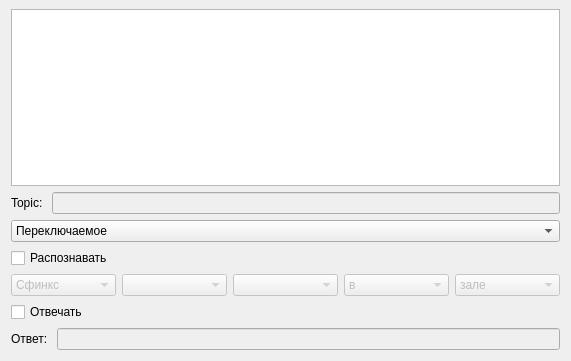
<?xml version="1.0" encoding="UTF-8"?>
<ui version="4.0">
 <class>AddDeviceDialog</class>
 <widget class="QDialog" name="AddDeviceDialog">
  <property name="geometry">
   <rect>
    <x>0</x>
    <y>0</y>
    <width>571</width>
    <height>361</height>
   </rect>
  </property>
  <property name="windowTitle">
   <string>Dialog</string>
  </property>
  <layout class="QVBoxLayout" name="verticalLayout">
   <property name="topMargin">
    <number>9</number>
   </property>
   <item>
    <widget class="QListWidget" name="lstDevices"/>
   </item>
   <item>
    <layout class="QHBoxLayout" name="HLTopic">
     <property name="topMargin">
      <number>0</number>
     </property>
     <property name="bottomMargin">
      <number>0</number>
     </property>
     <item>
      <widget class="QLabel" name="lblTopic">
       <property name="text">
        <string>Topic: </string>
       </property>
      </widget>
     </item>
     <item>
      <widget class="QLineEdit" name="leTopic">
       <property name="enabled">
        <bool>false</bool>
       </property>
      </widget>
     </item>
    </layout>
   </item>
   <item>
    <layout class="QHBoxLayout" name="horizontalLayout">
     <property name="topMargin">
      <number>0</number>
     </property>
     <item>
      <widget class="QComboBox" name="cmbType">
       <property name="toolTip">
        <string>Тип устройства</string>
       </property>
       <property name="frame">
        <bool>true</bool>
       </property>
       <item>
        <property name="text">
         <string>Переключаемое</string>
        </property>
       </item>
       <item>
        <property name="text">
         <string>Информационное</string>
        </property>
       </item>
       <item>
        <property name="text">
         <string>Редактируемое</string>
        </property>
       </item>
      </widget>
     </item>
    </layout>
   </item>
   <item>
    <widget class="QtMaterialCheckBox" name="chkNeedrecognize">
     <property name="text">
      <string>Распознавать</string>
     </property>
    </widget>
   </item>
   <item>
    <layout class="QHBoxLayout" name="horizontalLayout_2">
     <property name="bottomMargin">
      <number>0</number>
     </property>
     <item>
      <widget class="QComboBox" name="cmbName">
       <property name="enabled">
        <bool>false</bool>
       </property>
       <item>
        <property name="text">
         <string>Сфинкс</string>
        </property>
       </item>
      </widget>
     </item>
     <item>
      <widget class="QComboBox" name="cmbAction">
       <property name="enabled">
        <bool>false</bool>
       </property>
      </widget>
     </item>
     <item>
      <widget class="QComboBox" name="cmbObject">
       <property name="enabled">
        <bool>false</bool>
       </property>
      </widget>
     </item>
     <item>
      <widget class="QComboBox" name="cmbPretext">
       <property name="enabled">
        <bool>false</bool>
       </property>
       <item>
        <property name="text">
         <string>в</string>
        </property>
       </item>
       <item>
        <property name="text">
         <string>на</string>
        </property>
       </item>
      </widget>
     </item>
     <item>
      <widget class="QComboBox" name="cmbWhere">
       <property name="enabled">
        <bool>false</bool>
       </property>
       <item>
        <property name="text">
         <string>зале</string>
        </property>
       </item>
       <item>
        <property name="text">
         <string>кухне</string>
        </property>
       </item>
       <item>
        <property name="text">
         <string>туалете</string>
        </property>
       </item>
      </widget>
     </item>
    </layout>
   </item>
   <item>
    <widget class="QtMaterialCheckBox" name="chkNeedResponse">
     <property name="enabled">
      <bool>true</bool>
     </property>
     <property name="text">
      <string>Отвечать</string>
     </property>
    </widget>
   </item>
   <item>
    <layout class="QHBoxLayout" name="horizontalLayout_3">
     <property name="topMargin">
      <number>0</number>
     </property>
     <item>
      <widget class="QLabel" name="txtResponse">
       <property name="text">
        <string>Ответ: </string>
       </property>
      </widget>
     </item>
     <item>
      <widget class="QLineEdit" name="leResponse">
       <property name="enabled">
        <bool>false</bool>
       </property>
      </widget>
     </item>
    </layout>
   </item>
  </layout>
 </widget>
 <customwidgets>
  <customwidget>
   <class>QtMaterialCheckBox</class>
   <extends>QCheckBox</extends>
   <header>qtmaterialcheckbox.h</header>
  </customwidget>
 </customwidgets>
 <resources/>
 <connections/>
</ui>
